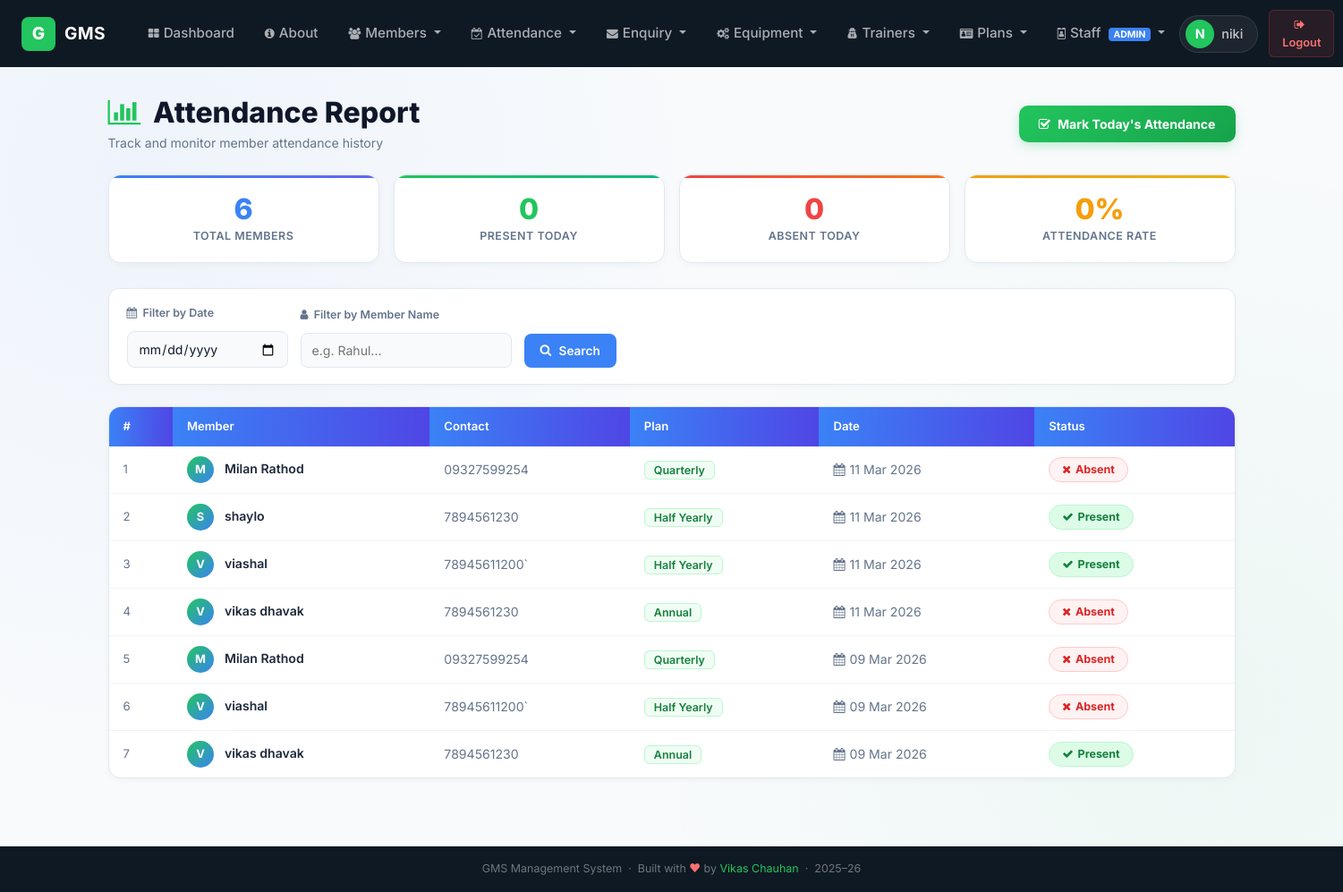
The page /view_attendance/ (signed in) on the database its author committed.
### gym/models.py (models this page shows, shortened)
class Attendance(models.Model):
    STATUS_CHOICES = (
        ('Present', 'Present'),
        ('Absent', 'Absent'),
    )
    member = models.ForeignKey(Member, on_delete=models.CASCADE, related_name='attendances')
    date = models.DateField()
    status = models.CharField(max_length=10, choices=STATUS_CHOICES, default='Present')
    class Meta:
        unique_together = ('member', 'date')  # One record per member per day

class Member(models.Model):
    name = models.CharField(max_length=50)
    contact = models.CharField(max_length=15)
    emailid = models.EmailField(max_length=50)
    age = models.PositiveIntegerField()
    dob = models.DateField(null=True, blank=True)
    gender = models.CharField(max_length=10, default="")
    membership_type = models.CharField(max_length=20, default="basic")
    plan = models.ForeignKey(Plan, on_delete=models.CASCADE)  # Linked to Plan
    joindate = models.DateField()
    expiredate = models.DateField()
    initialamount = models.DecimalField(max_digits=10, decimal_places=2, default=0)

class Plan(models.Model):
    name = models.CharField(max_length=50)
    amount = models.DecimalField(max_digits=10, decimal_places=2)
    duration = models.PositiveIntegerField(help_text="Duration in days or months")
    def __str__(self):
        return self.name

### gym/views.py (the view)
# urls.py: path('view_attendance/', View_Attendance, name='view_attendance'),
def View_Attendance(request):
    import datetime
    if not request.user.is_staff:
        return redirect('login')
    today = datetime.date.today()
    filter_date = request.GET.get('date', '')
    filter_name = request.GET.get('name', '').strip()
    attendance_qs = Attendance.objects.select_related('member').order_by('-date', 'member__name')
    if filter_date:
        try:
            fd = datetime.datetime.strptime(filter_date, "%Y-%m-%d").date()
            attendance_qs = attendance_qs.filter(date=fd)
        except Exception:
            pass
    if filter_name:
        attendance_qs = attendance_qs.filter(member__name__icontains=filter_name)
    today_records = Attendance.objects.filter(date=today)
    today_present = today_records.filter(status='Present').count()
    today_absent = today_records.filter(status='Absent').count()
    total_members = Member.objects.count()
    context = {
        'attendance_list': attendance_qs,
        'filter_date': filter_date,
        'filter_name': filter_name,
        'today': today,
        'today_present': today_present,
        'today_absent': today_absent,
        'total_members': total_members,
    }
    return render(request, 'view_attendance.html', context)

### gym/templates/view_attendance.html (shortened to what this page needs)
{% extends 'navigation.html' %}
{% load static %}
{% block body %}
<div style="padding-top:4px;">
    <div>
        <div class="d-flex align-items-center justify-content-between flex-wrap" style="gap:12px;margin-bottom:24px;">
            <div>
                <h2 style="color:#0f172a;font-weight:800;margin:0;">
                    <i class="fa fa-bar-chart" style="color:#22c55e;"></i> &nbsp;Attendance Report
                </h2>
                <p style="color:#64748b;margin:4px 0 0;font-size:0.88rem;">Track and monitor member attendance history</p>
            </div>
            <a href="{% url 'mark_attendance' %}" class="btn-mark-now">
                <i class="fa fa-check-square-o"></i> Mark Today's Attendance
            </a>
        </div>
        <div class="stat-cards">
            <div class="stat-card total">
                <div class="stat-num">{{ total_members }}</div>
                <div class="stat-label">Total Members</div>
            </div>
            <div class="stat-card present">
                <div class="stat-num">{{ today_present }}</div>
                <div class="stat-label">Present Today</div>
            </div>
            <div class="stat-card absent">
                <div class="stat-num">{{ today_absent }}</div>
                <div class="stat-label">Absent Today</div>
            </div>
            <div class="stat-card pct">
                <div class="stat-num">
                    {% if total_members > 0 %}
                        {% widthratio today_present total_members 100 %}%
                    {% else %}
                        —
                    {% endif %}
                </div>
                <div class="stat-label">Attendance Rate</div>
            </div>
        </div>
        <form method="GET" action="{% url 'view_attendance' %}">
            <div class="filter-bar">
                <div class="filter-group">
                    <label><i class="fa fa-calendar"></i> &nbsp;Filter by Date</label>
                    <input type="date" name="date" value="{{ filter_date }}">
                </div>
                <div class="filter-group">
                    <label><i class="fa fa-user"></i> &nbsp;Filter by Member Name</label>
                    <input type="text" name="name" value="{{ filter_name }}" placeholder="e.g. Rahul...">
                </div>
                <button type="submit" class="btn-filter">
                    <i class="fa fa-search"></i> &nbsp;Search
                </button>
            </div>
        </form>
        <div class="att-table-wrap">
            {% if attendance_list %}
            <table class="att-table">
                <thead>
                    <tr>
                        <th>#</th>
                        <th>Member</th>
                        <th>Contact</th>
                        <th>Plan</th>
                        <th>Date</th>
                        <th>Status</th>
                    </tr>
                </thead>
                <tbody>
                    {% for att in attendance_list %}
                    <tr>
                        <td style="color:#64748b;font-size:0.82rem;">{{ forloop.counter }}</td>
                        <td>
                            <span class="mini-avatar">{{ att.member.name|slice:":1"|upper }}</span>
                            <span style="font-weight:600;">{{ att.member.name }}</span>
                        </td>
                        <td style="color:#64748b;">{{ att.member.contact }}</td>
                        <td>
                            <span style="background:#f0fdf4;border:1px solid #bbf7d0;border-radius:6px;padding:2px 10px;color:#15803d;font-size:0.78rem;font-weight:600;">
                                {{ att.member.plan }}
                            </span>
                        </td>
                        <td style="color:#64748b;font-size:0.88rem;">
                            <i class="fa fa-calendar" style="margin-right:5px;"></i>{{ att.date|date:"d M Y" }}
                        </td>
                        <td>
                            {% if att.status == 'Present' %}
                            <span class="badge-present"><i class="fa fa-check"></i> Present</span>
                            {% else %}
                            <span class="badge-absent"><i class="fa fa-times"></i> Absent</span>
                            {% endif %}
                        </td>
                    </tr>
                    {% endfor %}
                </tbody>
            </table>
            {% endif %}
        </div>
    </div>
</div>
{% endblock body %}

### gym/templates/navigation.html (shortened to what this page needs)
<!DOCTYPE html>
<html lang="en">
<head>
    {% load static %}
    <link rel="stylesheet" href="https://maxcdn.bootstrapcdn.com/bootstrap/4.5.2/css/bootstrap.min.css">
    <link rel="stylesheet" href="https://cdnjs.cloudflare.com/ajax/libs/font-awesome/4.7.0/css/font-awesome.min.css">
    <link rel="stylesheet" href="https://cdn.datatables.net/1.10.21/css/jquery.dataTables.min.css">
</head>
<body>
    <nav class="top-nav">
        <a class="top-nav-brand" href="{% url 'home' %}">
            <div class="logo-box">G</div>
            <span class="brand-text">GMS</span>
        </a>
        <ul class="top-nav-links d-none d-lg-flex" id="mainNavLinks">
            <li class="nav-item">
                <a class="nav-link" href="{% url 'home' %}"><i class="fa fa-th-large" style="margin-right:5px;font-size:0.8rem;"></i>Dashboard</a>
            </li>
            <li class="nav-item">
                <a class="nav-link" href="/about/"><i class="fa fa-info-circle" style="margin-right:5px;font-size:0.8rem;"></i>About</a>
            </li>
            {% if request.user.is_authenticated and request.user.is_staff %}
            <li class="nav-item dropdown">
                <a href="#" class="nav-link dropdown-toggle" data-toggle="dropdown">
                    <i class="fa fa-users" style="margin-right:5px;font-size:0.8rem;"></i>Members
                </a>
            </li>
            <li class="nav-item dropdown">
                <a href="#" class="nav-link dropdown-toggle" data-toggle="dropdown">
                    <i class="fa fa-calendar-check-o" style="margin-right:5px;font-size:0.8rem;"></i>Attendance
                </a>
            </li>
            <li class="nav-item dropdown">
                <a href="#" class="nav-link dropdown-toggle" data-toggle="dropdown">
                    <i class="fa fa-envelope" style="margin-right:5px;font-size:0.8rem;"></i>Enquiry
                </a>
            </li>
            {% endif %}
            {% if request.user.is_authenticated and request.user.is_superuser %}
            <li class="nav-item dropdown">
                <a href="#" class="nav-link dropdown-toggle" data-toggle="dropdown">
                    <i class="fa fa-cogs" style="margin-right:5px;font-size:0.8rem;"></i>Equipment
                </a>
            </li>
            <li class="nav-item dropdown">
                <a href="#" class="nav-link dropdown-toggle" data-toggle="dropdown">
                    <i class="fa fa-user-secret" style="margin-right:5px;font-size:0.8rem;"></i>Trainers
                </a>
            </li>
            <li class="nav-item dropdown">
                <a href="#" class="nav-link dropdown-toggle" data-toggle="dropdown">
                    <i class="fa fa-id-card" style="margin-right:5px;font-size:0.8rem;"></i>Plans
                </a>
            </li>
            <li class="nav-item dropdown">
                <a href="#" class="nav-link dropdown-toggle" data-toggle="dropdown">
                    <i class="fa fa-id-badge" style="margin-right:5px;font-size:0.8rem;"></i>Staff
                    <span style="background:#3b82f6;color:#fff;font-size:0.65rem;padding:1px 6px;border-radius:4px;margin-left:4px;font-weight:700;">ADMIN</span>
                </a>
            </li>
            {% endif %}
        </ul>
        <div class="top-nav-right">
            {% if request.user.is_authenticated %}
            <div class="user-pill d-none d-md-flex">
                <div class="user-avatar">{{ request.user.username|slice:":1"|upper }}</div>
                <span class="user-name">{{ request.user.username }}</span>
            </div>
            <form method="post" action="{% url 'logout' %}" style="margin:0;">
                <button type="submit" class="btn-logout">
                    <i class="fa fa-sign-out" style="margin-right:5px;"></i>Logout
                </button>
            </form>
            {% else %}
            <a href="{% url 'login' %}" class="btn-gms-primary" style="font-size:0.9rem; padding:8px 20px;">Sign In</a>
            {% endif %}
        </div>
    </nav>
    <div class="page-wrapper">
        <main>
            {% block body %}{% endblock body %}
        </main>
    </div>
    <footer class="app-footer">
        GMS Management System &nbsp;·&nbsp; Built with <span style="color:#f87171;">♥</span> by <a href="#">Vikas Chauhan</a> &nbsp;·&nbsp; 2025–26
    </footer>
</body>
</html>

### gym/templates/navigation.html (style rules this page uses)
*, *::before, *::after { box-sizing: border-box; }
:root { --green: #22c55e; --green-dark: #16a34a; --green-light: #dcfce7; --dark: #0f1923; --dark2: #1a2535; --sidebar: #111c2a; --text: #1e293b; --muted: #64748b; --border: #e2e8f0; --white: #ffffff; --bg: #f8fafc; --bg-gradient: radial-gradient(circle at 10% 20%, rgba(59, 130, 246, 0.05), transparent 40%), radial-gradient(circle at 90% 80%, rgba(34, 197, 94, 0.05), transparent 40%); --card-shadow: 0 4px 20px -2px rgba(0, 0, 0, 0.04), 0 2px 10px -2px rgba(0, 0, 0, 0.02); --border-soft: #f1f5f9; --green-light: rgba(34,197,94,0.15); --table-head: #0f172a; --table-hover: #f1f5f9; --table-border: #e2e8f0; --input-bg: #ffffff; }
body { font-family: 'Inter', -apple-system, BlinkMacSystemFont, sans-serif; background: var(--bg); background-image: var(--bg-gradient); background-attachment: fixed; color: var(--text); margin: 0; min-height: 100vh; }
.top-nav { background: var(--dark); height: 75px; display: flex; align-items: center; padding: 0 24px; position: sticky; top: 0; z-index: 1000; box-shadow: 0 1px 0 rgba(255,255,255,0.06); }
.top-nav-brand { display: flex; align-items: center; gap: 10px; text-decoration: none; margin-right: 32px; }
.top-nav-brand .logo-box { width: 38px; height: 38px; background: var(--green); border-radius: 8px; display: flex; align-items: center; justify-content: center; font-size: 1.2rem; color: #fff; font-weight: 800; }
.top-nav-brand .brand-text { font-size: 1.2rem; font-weight: 700; color: #fff; letter-spacing: 0.3px; }
.top-nav-links { display: flex; align-items: center; gap: 2px; list-style: none; margin: 0; padding: 0; flex: 1; }
.top-nav-links .nav-item { position: relative; }
.top-nav-links .nav-link { color: rgba(255,255,255,0.65) !important; font-size: 0.95rem; font-weight: 500; padding: 10px 16px !important; border-radius: 8px; transition: background 0.18s, color 0.18s; white-space: nowrap; }
.top-nav-right { display: flex; align-items: center; gap: 12px; margin-left: auto; }
.user-pill { display: flex; align-items: center; gap: 8px; background: rgba(255,255,255,0.06); border: 1px solid rgba(255,255,255,0.1); border-radius: 30px; padding: 4px 12px 4px 6px; cursor: default; }
.user-avatar { width: 32px; height: 32px; background: var(--green); border-radius: 50%; display: flex; align-items: center; justify-content: center; font-size: 0.9rem; font-weight: 700; color: #fff; }
.user-name { font-size: 0.9rem; color: rgba(255,255,255,0.75); font-weight: 500; padding-right: 4px; }
.btn-logout { background: rgba(239,68,68,0.1); border: 1px solid rgba(239,68,68,0.25); color: #f87171 !important; font-size: 0.8rem; font-weight: 600; padding: 6px 14px; border-radius: 6px; cursor: pointer; transition: background 0.2s, border-color 0.2s; font-family: 'Inter', sans-serif; }
.page-wrapper { min-height: calc(100vh - 60px); }
main { padding: 28px 20px; max-width: 1300px; margin: 0 auto; }
.form-label, label { font-size: 0.82rem; font-weight: 600; color: var(--muted); margin-bottom: 5px; }
.app-footer { background: var(--dark); color: rgba(255,255,255,0.4); text-align: center; font-size: 0.78rem; padding: 16px; margin-top: 48px; }
.app-footer a { color: var(--green); text-decoration: none; }

### rows shown on the page
Attendance: member.name "M", member.name "Milan Rathod", member.contact "09327599254", member.plan "Quarterly", date "11 Mar 2026", status "Absent" (drawn)
Attendance: member.name "S", member.name "shaylo", member.contact "7894561230", member.plan "Half Yearly", date "11 Mar 2026", status "Present" (drawn)
Attendance: member.name "V", member.name "viashal", member.contact "78945611200`", member.plan "Half Yearly", date "11 Mar 2026", status "Present" (drawn)
Attendance: member.name "V", member.name "vikas dhavak", member.contact "7894561230", member.plan "Annual", date "11 Mar 2026", status "Absent" (drawn)
Attendance: member.name "M", member.name "Milan Rathod", member.contact "09327599254", member.plan "Quarterly", date "09 Mar 2026", status "Absent" (drawn)
Attendance: member.name "V", member.name "viashal", member.contact "78945611200`", member.plan "Half Yearly", date "09 Mar 2026", status "Absent" (drawn)
Attendance: member.name "V", member.name "vikas dhavak", member.contact "7894561230", member.plan "Annual", date "09 Mar 2026", status "Present" (drawn)

### other values the page prints
{{ request.user.username|slice:":1"|upper }} "N"
{{ request.user.username }} "niki"
{{ total_members }} "6"
{{ today_present }} "0"
{{ today_absent }} "0"
